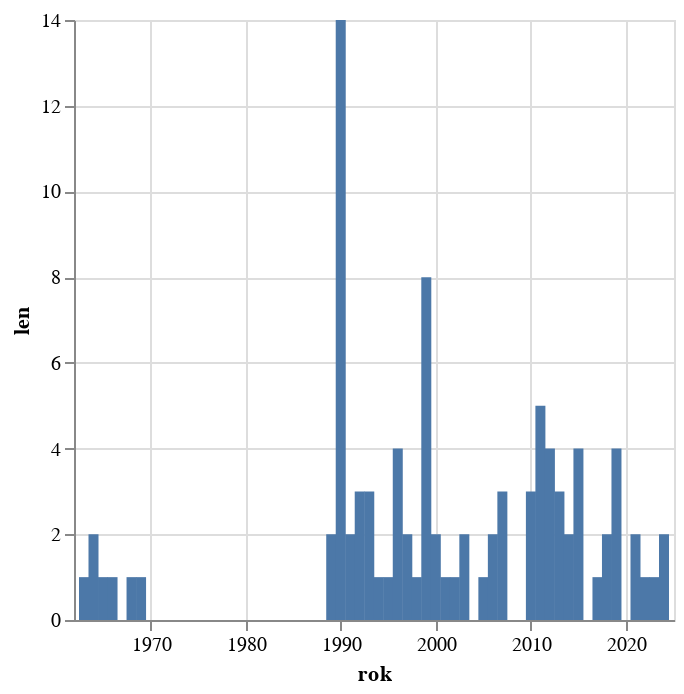

The cell this chart's notebook holds for it:
### Code cell
alt.Chart(df.filter(pl.col("100_7") == 'jk01040240').group_by('rok').len().sort('rok').with_columns(pl.col("rok").map_elements(lambda x: datetime.date(year=int(x), month=1, day=1), return_dtype=pl.Date).cast(pl.Datetime)).to_pandas()).mark_bar().encode(alt.X("rok:T"),alt.Y('len:Q'))

### Figure 1 — Vega-Lite specification as saved in the notebook (floating-point values rounded to 4 significant figures)
{"config": {"view": {"continuousWidth": 300, "continuousHeight": 300}}, "data": {"name": "data-ec8de650da75fec921dd924eee20731f"}, "mark": {"type": "bar"}, "encoding": {"x": {"field": "rok", "type": "temporal"}, "y": {"field": "len", "type": "quantitative"}}, "$schema": "https://vega.github.io/schema/vega-lite/v5.8.0.json", "datasets": {"data-ec8de650da75fec921dd924eee20731f": [{"rok": "1963-01-01T00:00:00", "len": 1}, {"rok": "1964-01-01T00:00:00", "len": 2}, {"rok": "1965-01-01T00:00:00", "len": 1}, {"rok": "1966-01-01T00:00:00", "len": 1}, {"rok": "1968-01-01T00:00:00", "len": 1}, {"rok": "1969-01-01T00:00:00", "len": 1}, {"rok": "1989-01-01T00:00:00", "len": 2}, {"rok": "1990-01-01T00:00:00", "len": 14}, {"rok": "1991-01-01T00:00:00", "len": 2}, {"rok": "1992-01-01T00:00:00", "len": 3}, {"rok": "1993-01-01T00:00:00", "len": 3}, {"rok": "1994-01-01T00:00:00", "len": 1}, {"rok": "1995-01-01T00:00:00", "len": 1}, {"rok": "1996-01-01T00:00:00", "len": 4}, {"rok": "1997-01-01T00:00:00", "len": 2}, {"rok": "1998-01-01T00:00:00", "len": 1}, {"rok": "1999-01-01T00:00:00", "len": 8}, {"rok": "2000-01-01T00:00:00", "len": 2}, {"rok": "2001-01-01T00:00:00", "len": 1}, {"rok": "2002-01-01T00:00:00", "len": 1}, {"rok": "2003-01-01T00:00:00", "len": 2}, {"rok": "2005-01-01T00:00:00", "len": 1}, {"rok": "2006-01-01T00:00:00", "len": 2}, {"rok": "2007-01-01T00:00:00", "len": 3}, {"rok": "2010-01-01T00:00:00", "len": 3}, {"rok": "2011-01-01T00:00:00", "len": 5}, {"rok": "2012-01-01T00:00:00", "len": 4}, {"rok": "2013-01-01T00:00:00", "len": 3}, {"rok": "2014-01-01T00:00:00", "len": 2}, {"rok": "2015-01-01T00:00:00", "len": 4}, {"rok": "2017-01-01T00:00:00", "len": 1}, {"rok": "2018-01-01T00:00:00", "len": 2}, {"rok": "2019-01-01T00:00:00", "len": 4}, {"rok": "2021-01-01T00:00:00", "len": 2}, {"rok": "2022-01-01T00:00:00", "len": 1}, {"rok": "2023-01-01T00:00:00", "len": 1}, {"rok": "2024-01-01T00:00:00", "len": 2}]}}
